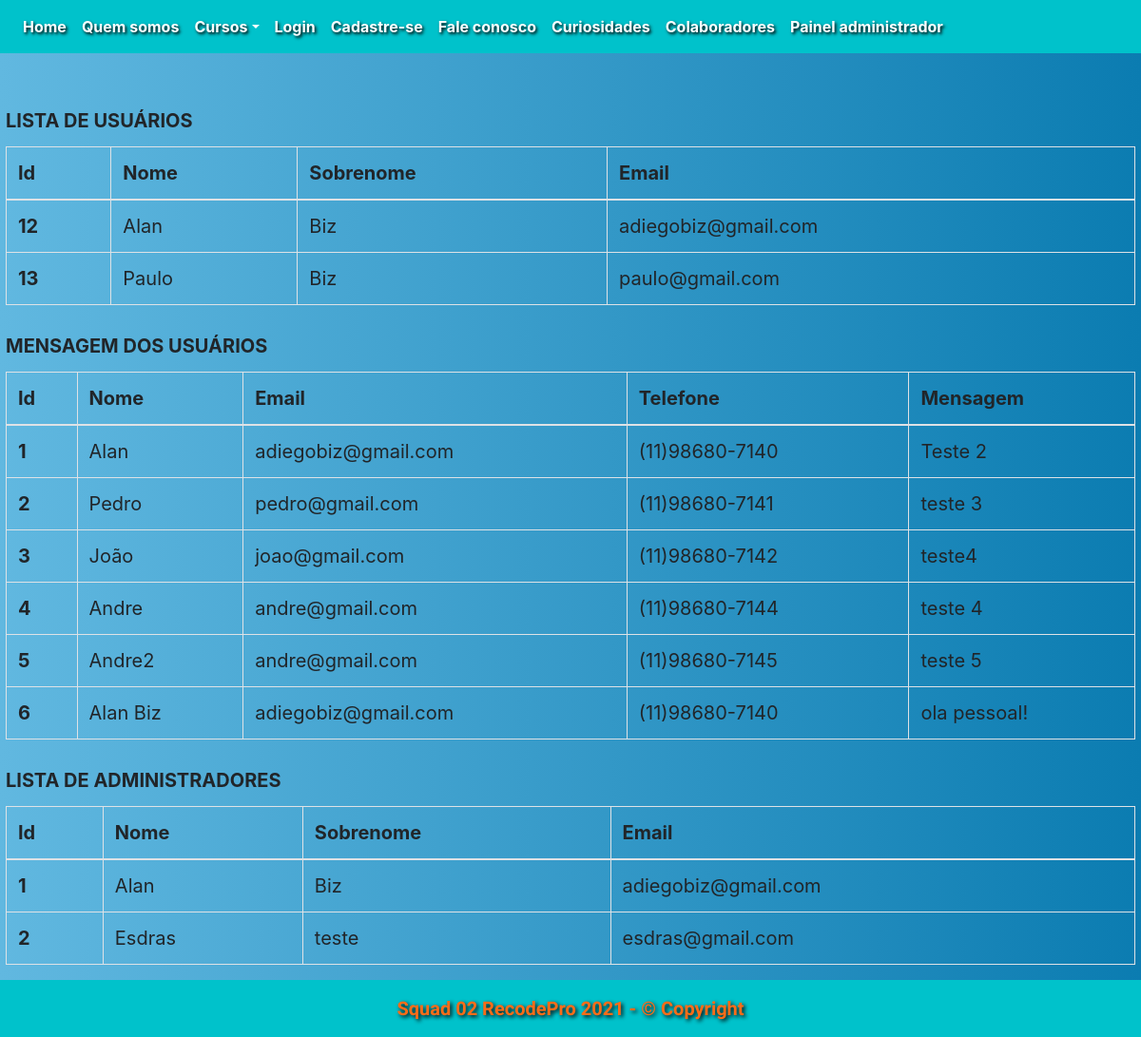
Screenshot of /paineladm.php with the database file from the repository.
### tables this page shows
CREATE TABLE `usuarios` (
  `id` int(11) NOT NULL,
  `nome` varchar(100) NOT NULL,
  `sobrenome` varchar(150) DEFAULT NULL,
  `email` varchar(100) NOT NULL,
  `senha` varchar(40) NOT NULL
);

CREATE TABLE `registros` (
  `id` int(11) UNSIGNED NOT NULL,
  `nome` varchar(100) NOT NULL,
  `email` varchar(100) NOT NULL,
  `telefone` varchar(30) NOT NULL,
  `mensagem` varchar(250) NOT NULL
);

### paineladm.php (the view, shortened to what this page needs)
<?php
    include_once './backend/conexao.php';
    $sel = "SELECT * FROM usuarios";
    $result = $conn->query($sel);
    $sel2 = "SELECT * FROM admin";
    $result2 = $conn->query($sel2);
    $sel3 = "SELECT * FROM registros";
    $result3 = $conn->query($sel3);
?>
<!DOCTYPE html>
<html lang="pt-BR">
<head>
    <link rel="stylesheet" href="./css/global.css">
    <link rel="stylesheet" href="./css/home.css">
    <link rel="stylesheet" href="./css/paineladm.css">
    <link rel="stylesheet" href="https://stackpath.bootstrapcdn.com/bootstrap/4.1.3/css/bootstrap.min.css">
</head>
<body>
    <main class="adm1" id="container">
        <section class="section-adm1">
            <div class="div-table-adm table-wrapper-scroll-y my-custom-scrollbar">
                <table class="table table-bordered table-hover ">
                    <caption><strong> LISTA DE USUÁRIOS</strong></caption>
                    <thead>
                        <tr>
                            <th scope="col">Id</th>
                            <th scope="col">Nome</th>
                            <th scope="col">Sobrenome</th>
                            <th scope="col">Email</th>
                        </tr>
                    </thead>
                    <tbody>
                        <?php if($result->num_rows > 0): ?>
                                    <?php while ($usuario = $result->fetch_assoc()): ?>
                                        <tr>
                                            <th scope="row"><?= $usuario['id']; ?></th>
                                            <td><?= $usuario['nome']; ?></td>
                                            <td><?= $usuario['sobrenome']; ?></td>
                                            <td><?= $usuario['email']; ?></td>
                                        </tr>
                                    <?php endwhile; ?>
                                    <?php else: ?>
                                        <div class="alert alert-primary" role="alert">
                                            Não existem usuários cadastrados
                                        </div>
                                <?php endif; ?>
                        </tbody>
                </table>
            </div>
            <div class="div-table-adm table-wrapper-scroll-y my-custom-scrollbar">
                <table class="table table-bordered table-hover display dataTable dtr-inline">
                    <caption><strong> MENSAGEM DOS USUÁRIOS	</strong></caption>
                    <thead>
                        <tr>
                            <th scope="col">Id</th>
                            <th scope="col">Nome</th>
                            <th scope="col">Email</th>
                            <th scope="col">Telefone</th>
                            <th scope="col">Mensagem</th>
                        </tr>
                    </thead>
                    <tbody>
                        <?php if($result->num_rows > 0): ?>
                                    <?php while ($msg = $result3->fetch_assoc()): ?>
                                        <tr>
                                            <th scope="row"><?= $msg['id']; ?></th>
                                            <td><?= $msg['nome']; ?></td>
                                            <td><?= $msg['email']; ?></td>
                                            <td><?= $msg['telefone']; ?></td>
                                            <td><?= $msg['mensagem']; ?></td>
                                        </tr>
                                    <?php endwhile; ?>
                                    <?php else: ?>
                                        <div class="alert alert-primary" role="alert">
                                            Não existem usuários cadastrados
                                        </div>
                                <?php endif; ?>
                        </tbody>
                </table>
            </div>
            <div class="div-table-adm table-wrapper-scroll-y my-custom-scrollbar">
                <table class="table table-bordered table-hover display dataTable dtr-inline">
                    <caption><strong> LISTA DE ADMINISTRADORES </strong></caption>
                    <thead>
                        <tr>
                            <th scope="col">Id</th>
                            <th scope="col">Nome</th>
                            <th scope="col">Sobrenome</th>
                            <th scope="col">Email</th>
                        </tr>
                    </thead>
                    <tbody>
                        <?php if($result->num_rows > 0): ?>
                                    <?php while ($admin = $result2->fetch_assoc()): ?>
                                        <tr>
                                            <th scope="row"><?= $admin['id_admin']; ?></th>
                                            <td><?= $admin['nome']; ?></td>
                                            <td><?= $admin['sobrenome']; ?></td>
                                            <td><?= $admin['admin_email']; ?></td>
                                        </tr>
                                    <?php endwhile; ?>
                                    <?php else: ?>
                                        <div class="alert alert-primary" role="alert">
                                            Não existem usuários cadastrados
                                        </div>
                                <?php endif; ?>
                        </tbody>
                </table>
            </div>
        </section>
    </main>
</body>
</html>

### css/global.css (style rules this page uses)
* { margin:0; padding: 0; }
nav { background-color: rgb(0, 194, 203); }
nav a { color: white; font-size: 16px; font-weight: bold; text-shadow: black 0.1em 0.1em 0.2em; }
body { font-family: 'Archivo', sans-serif; }
.rodape { font-family: 'Ubuntu', sans-serif; font-size: 20px; }

### css/paineladm.css (style rules this page uses)
.adm1 { height: auto; width: 100vw; display: flex; flex-direction: column; background-image: linear-gradient(to right, #61b8e0, #0b7cb1 ); }
.adm1 section { padding: 0px 6px 0px 6px; width: 100vw; }
table caption { caption-side: top; }
.section-adm1 { width: 100%; display: flex; flex-direction: column; margin-top: 100px; }
.section-adm1 caption, th, td, p { font-size: 20px; color: var(--color-text-complement); }

### css/footer.css (style rules this page uses)
.rodape { color:#fc6c18; padding: 15px; text-align: center; font-weight: bold; background: #00c2cb; text-shadow: black 0.1em 0.1em 0.2em; }

### rows the page displays
usuarios: id "12", nome "Alan", sobrenome "Biz", email "adiegobiz@gmail.com"
usuarios: id "13", nome "Paulo", sobrenome "Biz", email "paulo@gmail.com"
registros: id "1", nome "Alan", email "adiegobiz@gmail.com", telefone "(11)98680-7140", mensagem "Teste 2"
registros: id "2", nome "Pedro", email "pedro@gmail.com", telefone "(11)98680-7141", mensagem "teste 3"
registros: id "3", nome "João", email "joao@gmail.com", telefone "(11)98680-7142", mensagem "teste4"
registros: id "4", nome "Andre", email "andre@gmail.com", telefone "(11)98680-7144", mensagem "teste 4"
registros: id "5", nome "Andre2", email "andre@gmail.com", telefone "(11)98680-7145", mensagem "teste 5"
registros: id "6", nome "Alan Biz", email "adiegobiz@gmail.com", telefone "(11)98680-7140", mensagem "ola pessoal!"

### other values shown
$admin['id_admin'] "1"
$admin['nome'] "Alan"
$admin['sobrenome'] "Biz"
$admin['admin_email'] "adiegobiz@gmail.com"
$admin['id_admin'] "2"
$admin['nome'] "Esdras"
$admin['sobrenome'] "teste"
$admin['admin_email'] "esdras@gmail.com"
